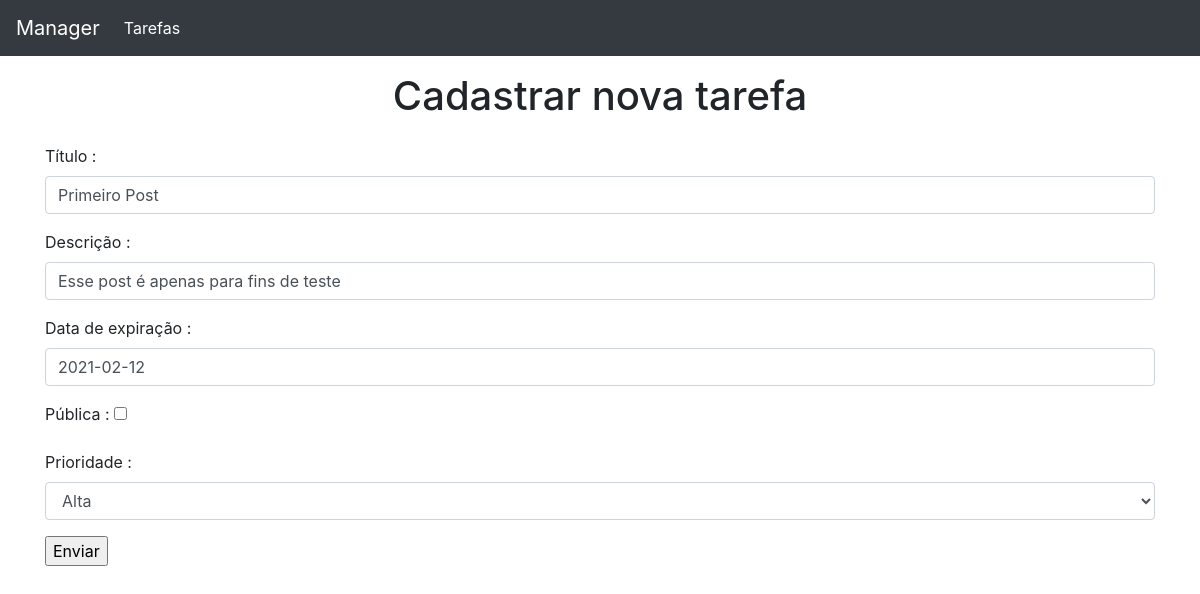
The page /tarefas/editar/9/ (signed in) on the database its author committed.
### app/models.py (models this page shows)
class Tarefa(models.Model):
    PRIORIDADE_CHOICES = [
        ('A', "Alta"),
        ('N', "Normal"),
        ('B', "Baixa"),
    ]
    titulo = models.CharField(max_length=30, null=False, blank=False)
    public = models.BooleanField(default=False)
    descricao = models.CharField(max_length=100, null=False, blank=False)
    data_expiracao = models.DateField(null=False, blank=False)
    prioridade = models.CharField(max_length=1, choices=PRIORIDADE_CHOICES, null=False, blank=False)
    usuario = models.ForeignKey(User, null=True, on_delete=models.CASCADE )

### app/views/tarefas_views.py (the view)
# urls.py: path('editar/<int:id>/', editar_tarefas, name="editar_tarefas"),
@login_required
def editar_tarefas(request, id):
    usuario_logado  = request.user.id
    tarefa_especifica = tarefa_service.listar_tarefas_id(id,usuario_logado)
    form_tarefa = TarefaForm(request.POST or None, instance=tarefa_especifica)
    if request.method == 'POST':
        if form_tarefa.is_valid():
            form_tarefa.save()
            return redirect('app:listar_tarefas')
        else:
            redirect('app:editar_tarefas')
    return render(request, 'tarefas/form_tarefa.html', {'form_tarefa':form_tarefa})

### app/forms.py
class TarefaForm(forms.ModelForm):
    class Meta:
        model = Tarefa
        fields = ['titulo','descricao','data_expiracao','public','prioridade']

### app/services/tarefa_service.py (called while the page is built)
def listar_tarefas_id(id,id_user):
    todas_do_user_id = Tarefa.objects.filter(usuario=id_user).all()
    return todas_do_user_id.get(id=id)

### app/templatetags/boot_css.py (called while the page is built)
@register.filter(name='addClass')
def addClass(value, arg):
    return value.as_widget(attrs={'class': arg})

### app/templates/tarefas/form_tarefa.html (shortened to what this page needs)
{% extends 'base.html' %}
{% load boot_css %}
{% block content %}
    <h1 class="text-center p-3">Cadastrar nova tarefa</h1>
    <form  method="POST">
        <div class="form-group">
            <label>Título :</label>
            {{ form_tarefa.titulo|addClass:'form-control' }}
        </div>
        <div class="form-group">
            <label>Descrição :</label>
            {{ form_tarefa.descricao|addClass:'form-control' }}
        </div>
        <div class="form-group">
            <label>Data de expiração :</label>
            {{ form_tarefa.data_expiracao|addClass:'form-control' }}
        </div>
        <div class="form-group">
            <label>Pública :</label>
            {{ form_tarefa.public }}
        </div>
        <div class="form-group">
            <label>Prioridade :</label>
            {{ form_tarefa.prioridade|addClass:'form-control' }}
        </div>
        <div class="form-group">
            <input type="submit" value="Enviar"/>
        </div>
    </form>
{% endblock %}

### rows shown on the page
Tarefa: titulo "Primeiro Post", descricao "Esse post é apenas para fins de teste", data_expiracao "2021-02-12", prioridade "Alta"
